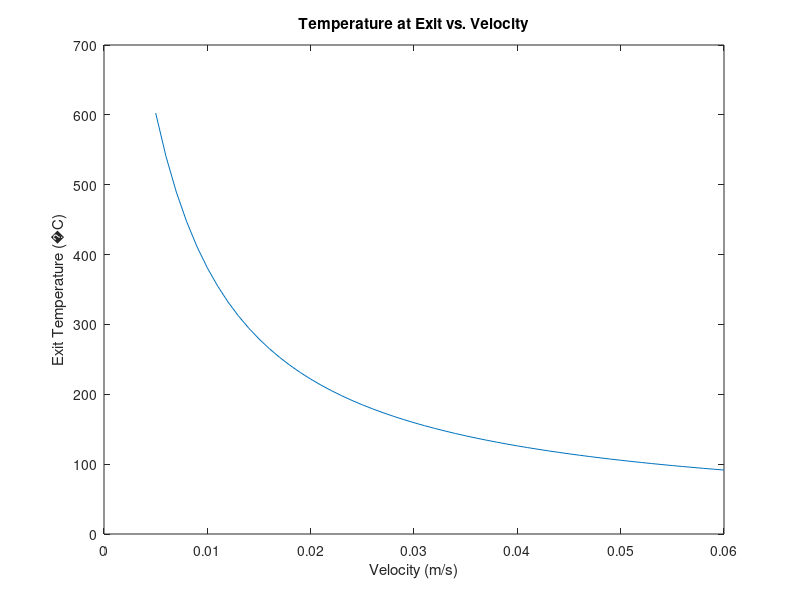

This figure's MATLAB source:
%% ASEN 3113 - Assignment 07 - Main
%
%   Author: Samuel Razumovskiy
%   Collaborators: None
%   Date: 11/1/2019 (last revised: 11/1/2019)

clear,clc,close all

h = 150; %W/m^2k
rho = 8000; %kg/m^3
L = 0.02; %m
Cp = 570; %J/kgK
b = h/(rho*L*Cp);
Ti = 18;
Tinf = 950;

v = 0.005:.001:.06; %m/s
t = 3./v; %s
Te = exp(-b.*t).*(Ti-Tinf)+Tinf;

plot(v,Te)
title('Temperature at Exit vs. Velocity')
xlabel('Velocity (m/s)')
ylabel(['Exit Temperature (',char(176),'C)'])